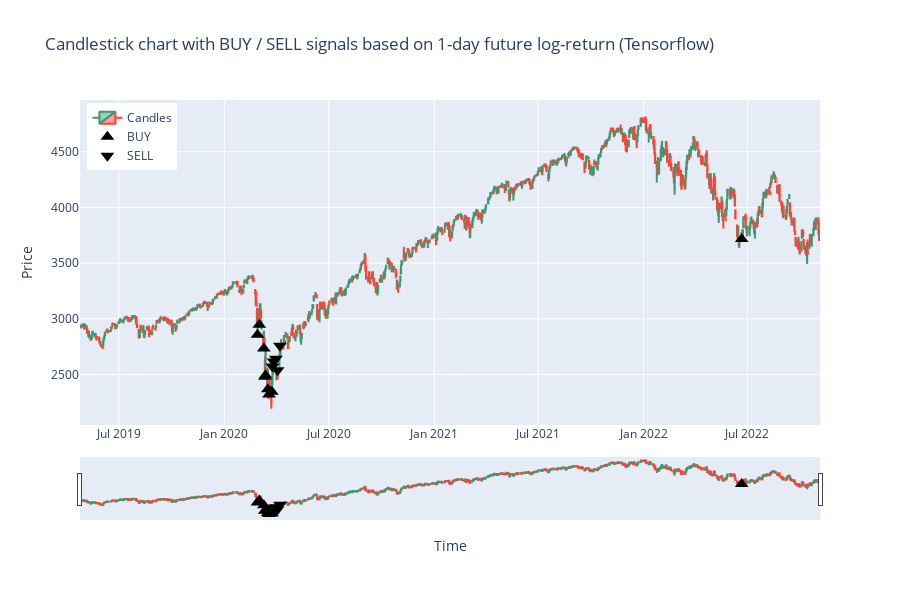

The code cell stored with this chart in its notebook:
### Code cell
df_slice = df_ta.iloc[split_idx_val+SEQ_LEN:].copy()
y_pred_slice = y_pred[-len(df_slice):]  # make sure lengths match
df_slice = df_slice.copy()
df_slice["y_pred"] = y_pred_slice
# Identify signals
buy_signals = df_slice[df_slice["y_pred"] > 0.75]
sell_signals = df_slice[df_slice["y_pred"] < -0.75]
# Create candlestick figure
fig = go.Figure(data=[go.Candlestick(
    x=df_slice.index,   # use index for x-axis
    open=df_slice['Open'],
    high=df_slice['High'],
    low=df_slice['Low'],
    close=df_slice['Close'],
    name='Candles'
)])
# BUY signals (triangle-up)
fig.add_trace(go.Scatter(
    x=buy_signals.index,
    y=buy_signals['Low'],  # anchor near candle low
    mode='markers', 
    marker=dict(symbol='triangle-up', size=12, color='black'), 
    name='BUY'
))
# SELL signals (triangle-down)
fig.add_trace(go.Scatter(
    x=sell_signals.index,
    y=sell_signals['High'],  # anchor near candle high
    mode='markers', 
    marker=dict(symbol='triangle-down', size=12, color='black'),
    name='SELL'
))
fig.update_layout(
    title=f"Candlestick chart with BUY / SELL signals based on {HORIZON}-day future log-return (Tensorflow)",
    xaxis_title="Time", 
    yaxis_title="Price", 
    height=600,
    legend=dict(x=0.01, y=0.99)
)
path = "lstm_full_test_pred_tensorflow.png"
fig.write_image(path)
fig.show()
display(Image(filename=path)) # Display static image (GitHub-compatible)

### Figure 1 — Plotly figure (JSON) as saved in the notebook; plotly's stock layout.template omitted (floating-point values rounded to 4 significant figures; data arrays with more than 128 entries replaced by an {"elided": "..."} marker saying what was removed)
{"data": [{"close": {"elided": "892 float values"}, "high": {"elided": "892 float values"}, "low": {"elided": "892 float values"}, "name": "Candles", "open": {"elided": "892 float values"}, "type": "candlestick", "x": {"elided": "892 str values"}}, {"marker": {"color": "black", "size": 12, "symbol": "triangle-up"}, "mode": "markers", "name": "BUY", "type": "scatter", "x": ["2020-02-28T00:00:00", "2020-03-02T00:00:00", "2020-03-10T00:00:00", "2020-03-12T00:00:00", "2020-03-13T00:00:00", "2020-03-17T00:00:00", "2020-03-19T00:00:00", "2020-03-24T00:00:00", "2022-06-21T00:00:00"], "y": [2856.0, 2945.0, 2734.0, 2479.0, 2492.0, 2367.0, 2320.0, 2344.0, 3715.0]}, {"marker": {"color": "black", "size": 12, "symbol": "triangle-down"}, "mode": "markers", "name": "SELL", "type": "scatter", "x": ["2020-03-25T00:00:00", "2020-03-27T00:00:00", "2020-03-31T00:00:00", "2020-04-03T00:00:00", "2020-04-07T00:00:00"], "y": [2571.0, 2616.0, 2641.0, 2538.0, 2757.0]}], "layout": {"height": 600, "legend": {"x": 0.01, "y": 0.99}, "title": {"text": "Candlestick chart with BUY / SELL signals based on 1-day future log-return (Tensorflow)"}, "xaxis": {"title": {"text": "Time"}}, "yaxis": {"title": {"text": "Price"}}}}
